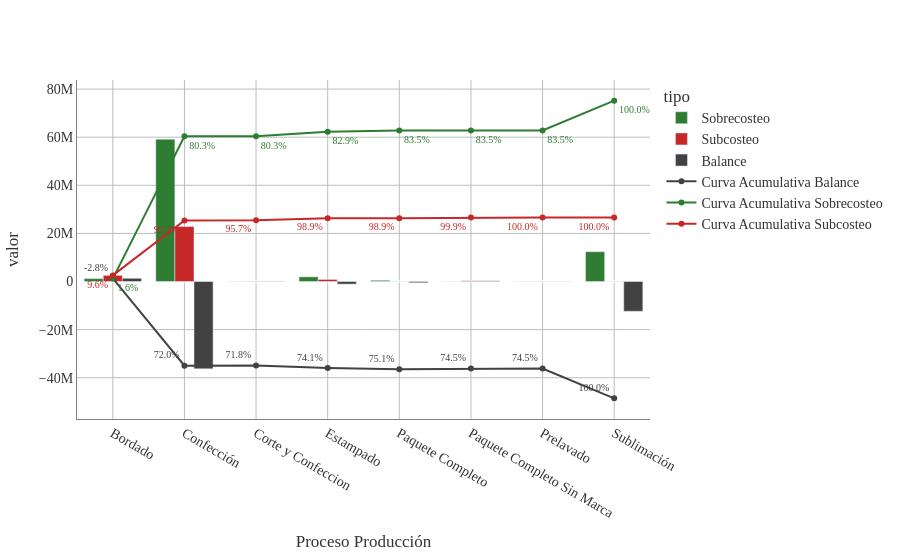

This figure's notebook cell:
### Markdown cell above
## Gráfico impacto total por servicio

### Code cell
df_impacto = df_costos.copy()

df_impacto['Sobrecosteo'] = df_impacto['Diferencia'].apply(lambda x: abs(x) if x < 0 else 0)
df_impacto['Subcosteo'] = df_impacto['Diferencia'].apply(lambda x: x if x > 0 else 0)

df_resumen = df_impacto.groupby('Proceso Producción').agg({
    'Sobrecosteo': 'sum',
    'Subcosteo': 'sum',
    'Diferencia': 'sum'
}).reset_index()

df_resumen = df_resumen.rename(columns={'Diferencia': 'Balance'})

df_melt = df_resumen.melt(
    id_vars='Proceso Producción',
    value_vars=['Sobrecosteo', 'Subcosteo', 'Balance'],
    var_name='tipo',
    value_name='valor'
)

figimpactoservicio = px.bar(
    df_melt,
    x='Proceso Producción',
    y='valor',
    color='tipo',
    barmode='group',
    color_discrete_map={
        'Sobrecosteo': '#2E7D32',      # verde elegante
        'Subcosteo': '#C62828',  # rojo fuerte
        'Balance': '#424242'      # gris neutro
    }
)

# Agregar línea de curva acumulativa para Balance
import plotly.graph_objects as go

df_balance = df_melt[df_melt['tipo'] == 'Balance'].copy()
procesos_orden = df_melt['Proceso Producción'].unique()
df_balance = df_balance.set_index('Proceso Producción').reindex(procesos_orden).reset_index()
df_balance['cumsum'] = df_balance['valor'].cumsum()

# Calcular porcentajes
total_balance = df_balance['cumsum'].iloc[-1]
df_balance['porcentaje'] = (df_balance['cumsum'] / total_balance * 100).round(1)

figimpactoservicio.add_trace(go.Scatter(
    x=df_balance['Proceso Producción'],
    y=df_balance['cumsum'],
    mode='lines+markers+text',
    name='Curva Acumulativa Balance',
    line=dict(color='#424242', width=2),
    text=df_balance['porcentaje'].astype(str) + '%',
    textposition='top left',
    textfont=dict(color='#424242', size=10)
))

df_ahorro = df_melt[df_melt['tipo'] == 'Sobrecosteo'].copy()
procesos_orden_ahorro = df_melt['Proceso Producción'].unique()
df_ahorro = df_ahorro.set_index('Proceso Producción').reindex(procesos_orden_ahorro).reset_index()
df_ahorro['cumsum'] = df_ahorro['valor'].cumsum()

# Calcular porcentajes para Sobrecosteo
total_ahorro = df_ahorro['cumsum'].iloc[-1]
df_ahorro['porcentaje'] = (df_ahorro['cumsum'] / total_ahorro * 100).round(1)

figimpactoservicio.add_trace(go.Scatter(
    x=df_ahorro['Proceso Producción'],
    y=df_ahorro['cumsum'],
    mode='lines+markers+text',
    name='Curva Acumulativa Sobrecosteo',
    line=dict(color='#2E7D32', width=2),
    text=df_ahorro['porcentaje'].astype(str) + '%',
    textposition='bottom right',
    textfont=dict(color='#2E7D32', size=10)
))

df_sobrecosto = df_melt[df_melt['tipo'] == 'Subcosteo'].copy()
procesos_orden_sobrecosto = df_melt['Proceso Producción'].unique()
df_sobrecosto = df_sobrecosto.set_index('Proceso Producción').reindex(procesos_orden_sobrecosto).reset_index()
df_sobrecosto['cumsum'] = df_sobrecosto['valor'].cumsum()

# Calcular porcentajes para Subcosteo
total_sobrecosto = df_sobrecosto['cumsum'].iloc[-1]
df_sobrecosto['porcentaje'] = (df_sobrecosto['cumsum'] / total_sobrecosto * 100).round(1)

figimpactoservicio.add_trace(go.Scatter(
    x=df_sobrecosto['Proceso Producción'],
    y=df_sobrecosto['cumsum'],
    mode='lines+markers+text',
    name='Curva Acumulativa Subcosteo',
    line=dict(color='#C62828', width=2),
    text=df_sobrecosto['porcentaje'].astype(str) + '%',
    textposition='bottom left',
    textfont=dict(color='#C62828', size=10)
))

figimpactoservicio.update_layout(
    # 1. Fondo transparente
    paper_bgcolor='rgba(0,0,0,0)',
    plot_bgcolor='rgba(0,0,0,0)',
    
    # 2. Tipografía Times New Roman
    font=dict(
        family="Times New Roman, Times, serif",
        size=14,
        color="#333333" # Color de letra gris muy oscuro (casi negro)
    ),
    
    # Ajuste opcional de márgenes para que la letra no se corte
    margin=dict(t=80, b=50, l=50, r=50)
)

# 3. Líneas de cuadrícula más oscuras
figimpactoservicio.update_xaxes(
    showgrid=True, 
    gridwidth=1, 
    gridcolor='#bdbdbd', # Un gris más marcado (puedes usar 'gray' si lo quieres aún más oscuro)
    linecolor='gray',    # Línea del eje principal en negro
    zeroline=True,        # Mantener la línea del cero...
    zerolinecolor='#d3d3d3', # ...pero usar un gris mucho más suave (LightGrey)
    zerolinewidth=1
)

figimpactoservicio.update_yaxes(
    showgrid=True, 
    gridwidth=1, 
    gridcolor='#bdbdbd', 
    linecolor='gray'
)

figimpactoservicio.show()

### Figure 1 — Plotly figure (JSON) as saved in the notebook; plotly's stock layout.template omitted (floating-point values rounded to 4 significant figures)
{"data": [{"alignmentgroup": "True", "hovertemplate": "tipo=Sobrecosteo<br>Proceso Producción=%{x}<br>valor=%{y}<extra></extra>", "legendgroup": "Sobrecosteo", "marker": {"color": "#2E7D32", "pattern": {"shape": ""}}, "name": "Sobrecosteo", "offsetgroup": "Sobrecosteo", "orientation": "v", "showlegend": true, "textposition": "auto", "type": "bar", "x": ["Bordado", "Confección", "Corte y Confeccion", "Estampado", "Paquete Completo", "Paquete Completo Sin Marca", "Prelavado", "Sublimación"], "xaxis": "x", "y": [1203000.0, 59150000.0, 0.0, 1940000.0, 500000.0, 0.0, 0.0, 12380000.0], "yaxis": "y"}, {"alignmentgroup": "True", "hovertemplate": "tipo=Subcosteo<br>Proceso Producción=%{x}<br>valor=%{y}<extra></extra>", "legendgroup": "Subcosteo", "marker": {"color": "#C62828", "pattern": {"shape": ""}}, "name": "Subcosteo", "offsetgroup": "Subcosteo", "orientation": "v", "showlegend": true, "textposition": "auto", "type": "bar", "x": ["Bordado", "Confección", "Corte y Confeccion", "Estampado", "Paquete Completo", "Paquete Completo Sin Marca", "Prelavado", "Sublimación"], "xaxis": "x", "y": [2546000.0, 22830000.0, 105000.0, 846000.0, 0.0, 280000.0, 13600.0, 0.0], "yaxis": "y"}, {"alignmentgroup": "True", "hovertemplate": "tipo=Balance<br>Proceso Producción=%{x}<br>valor=%{y}<extra></extra>", "legendgroup": "Balance", "marker": {"color": "#424242", "pattern": {"shape": ""}}, "name": "Balance", "offsetgroup": "Balance", "orientation": "v", "showlegend": true, "textposition": "auto", "type": "bar", "x": ["Bordado", "Confección", "Corte y Confeccion", "Estampado", "Paquete Completo", "Paquete Completo Sin Marca", "Prelavado", "Sublimación"], "xaxis": "x", "y": [1343000.0, -36320000.0, 105000.0, -1094000.0, -500000.0, 280000.0, 13600.0, -12380000.0], "yaxis": "y"}, {"line": {"color": "#424242", "width": 2}, "mode": "lines+markers+text", "name": "Curva Acumulativa Balance", "text": ["-2.8%", "72.0%", "71.8%", "74.1%", "75.1%", "74.5%", "74.5%", "100.0%"], "textfont": {"color": "#424242", "size": 10}, "textposition": "top left", "type": "scatter", "x": ["Bordado", "Confección", "Corte y Confeccion", "Estampado", "Paquete Completo", "Paquete Completo Sin Marca", "Prelavado", "Sublimación"], "y": [1343000.0, -34980000.0, -34870000.0, -35970000.0, -36470000.0, -36190000.0, -36170000.0, -48560000.0]}, {"line": {"color": "#2E7D32", "width": 2}, "mode": "lines+markers+text", "name": "Curva Acumulativa Sobrecosteo", "text": ["1.6%", "80.3%", "80.3%", "82.9%", "83.5%", "83.5%", "83.5%", "100.0%"], "textfont": {"color": "#2E7D32", "size": 10}, "textposition": "bottom right", "type": "scatter", "x": ["Bordado", "Confección", "Corte y Confeccion", "Estampado", "Paquete Completo", "Paquete Completo Sin Marca", "Prelavado", "Sublimación"], "y": [1203000.0, 60350000.0, 60350000.0, 62290000.0, 62790000.0, 62790000.0, 62790000.0, 75170000.0]}, {"line": {"color": "#C62828", "width": 2}, "mode": "lines+markers+text", "name": "Curva Acumulativa Subcosteo", "text": ["9.6%", "95.3%", "95.7%", "98.9%", "98.9%", "99.9%", "100.0%", "100.0%"], "textfont": {"color": "#C62828", "size": 10}, "textposition": "bottom left", "type": "scatter", "x": ["Bordado", "Confección", "Corte y Confeccion", "Estampado", "Paquete Completo", "Paquete Completo Sin Marca", "Prelavado", "Sublimación"], "y": [2546000.0, 25370000.0, 25480000.0, 26320000.0, 26320000.0, 26600000.0, 26620000.0, 26620000.0]}], "layout": {"barmode": "group", "font": {"color": "#333333", "family": "Times New Roman, Times, serif", "size": 14}, "legend": {"title": {"text": "tipo"}, "tracegroupgap": 0}, "margin": {"b": 50, "l": 50, "r": 50, "t": 80}, "paper_bgcolor": "rgba(0,0,0,0)", "plot_bgcolor": "rgba(0,0,0,0)", "xaxis": {"anchor": "y", "domain": [0, 1], "gridcolor": "#bdbdbd", "gridwidth": 1, "linecolor": "gray", "showgrid": true, "title": {"text": "Proceso Producción"}, "zeroline": true, "zerolinecolor": "#d3d3d3", "zerolinewidth": 1}, "yaxis": {"anchor": "x", "domain": [0, 1], "gridcolor": "#bdbdbd", "gridwidth": 1, "linecolor": "gray", "showgrid": true, "title": {"text": "valor"}}}}
